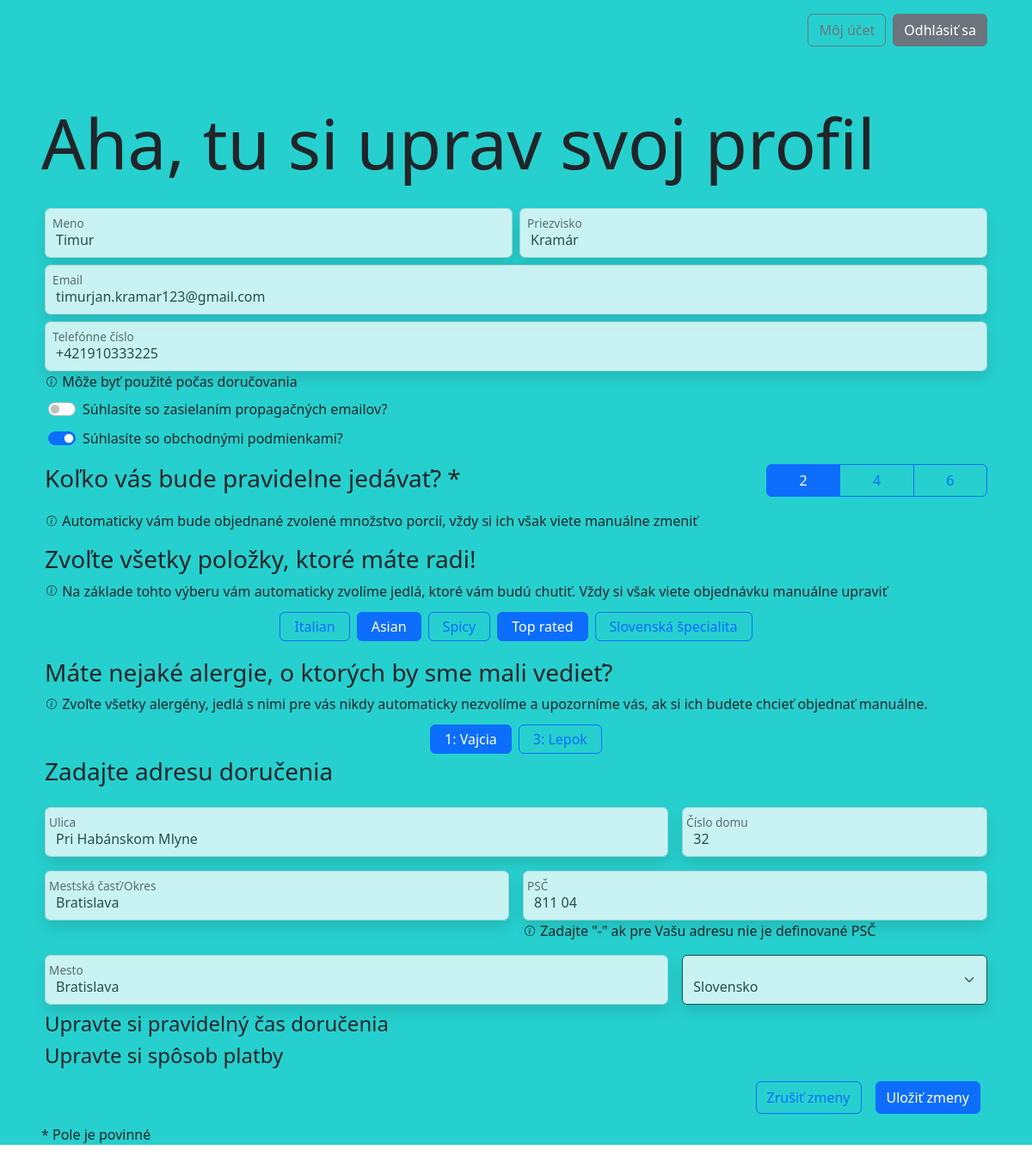
Screenshot of /my_account (signed in) with the database file from the repository.
### home/models.py (models this page shows, shortened)
class UserProfile(models.Model):
    user_name = models.OneToOneField(User, related_name='profile', on_delete=models.DO_NOTHING)
    email = models.EmailField(max_length=254,blank=False)
    phone = models.CharField(max_length=20,blank=False)
    food_preferences = models.ManyToManyField(
        'recepty.FoodAttribute',
        related_name="users",
        blank=True
    )
    alergies = models.ManyToManyField(
        'recepty.Alergen',
        related_name="users",
        blank=True
    )
    portions_options = [(2, "2"), (4, "4"), (6, "6")]
    num_portions = models.IntegerField(default=2, choices=portions_options, blank=False)
    street = models.CharField(max_length=150,blank=True)
    house_no = models.CharField(max_length=8, blank=False)
    district = models.CharField(max_length=50,blank=False)
    city = models.CharField(max_length=100,blank=False)
    postal = models.CharField(max_length=6,blank=False)
    country = models.CharField(max_length=16, blank=False)
    newsletter = models.BooleanField(default=False)
    terms_conditions = models.BooleanField(default=False)
    pescetarian = models.BooleanField(verbose_name="Pescetarian",default=False)
    vegetarian = models.BooleanField(verbose_name="Vegetarian",default=False)
    vegan = models.BooleanField(verbose_name="Vegan",default=False)
    gluten_free = models.BooleanField(verbose_name="Gluten Free",default=False)

### recepty/models.py (models this page shows)
class FoodAttribute(models.Model):
    attr = models.CharField(max_length=255)
    def __str__(self):
        return self.attr

### home/views.py (the view)
# urls.py: path("my_account", views.my_account_view, name="my_account"),
@login_required
def my_account_view(request):
    if request.method == "POST":
        form = EditProfile(request.POST)
        if form.is_valid():
            return HttpResponseRedirect(reverse('home:home'))
        else:
            pass
    districts = [x[0] for x in CityDistrictPostal.objects.values_list("district").distinct()]
    cities = [x[0] for x in CityDistrictPostal.objects.values_list("city").distinct()]
    postal_codes = [x[0] for x in CityDistrictPostal.objects.values_list("postal").distinct()]
    print(postal_codes)
    streets = Streets.objects.all()
    context = {
        "form": EditProfile(
            initial={
                'firstname': request.user.first_name,
                'lastname': request.user.last_name,
                'email': request.user.email,
                'phone': request.user.profile.phone,
                'newsletter': request.user.profile.newsletter,
                'terms_conditions': request.user.profile.terms_conditions,
                'food_attributes': request.user.profile.food_preferences.all(),
                'alergies': request.user.profile.alergies.all(),
                'street': request.user.profile.street,
                'house_no': request.user.profile.house_no,
                'district': request.user.profile.district,
                'city': request.user.profile.city,
                'postal': request.user.profile.postal,
                'country': request.user.profile.country,
            }
        ),
        'districts': districts,
        'cities': cities,
        'postal_codes': postal_codes,
        'streets': streets
    }
    return render(request,"home/my_account.html",context)

### home/forms.py
class EditProfile(SignupForm):
    def __init__(self,*args, **kwargs):
        super().__init__(*args, **kwargs)
        self.helper = FormHelper(self)
        self.helper.form_action = reverse('home:my_account')
        self.helper.form_id = 'LoginForm'
        self.helper.form_class = 'needs-validation'
        self.helper.attrs = {'novalidate':''}
        self.fields.pop('password1')
        self.fields.pop('password2')

### home/models.py (called while the page is built)
    def get_user(self, user_id):
        try:
            user = UserModel.objects.get(pk=user_id)
        except UserModel.DoesNotExist:
            return None
        return user if self.user_can_authenticate(user) else None

### recepty/models.py (called while the page is built)
    def __str__(self):
        return f"{self.code}: {self.title}"

### home/templates/home/my_account.html (shortened to what this page needs)
{% extends "base.html" %}
{% load crispy_forms_tags %}
{% load static %}
{% block my_account %}
<div class="m-5">
    <h1 class="my-account">Aha, tu si uprav svoj profil</h1>
    <form class="frm p-1 needs-validation" id="MyAccount" novalidate action="{% url 'home:my_account' %}" method="post">
        <div class="row g-2 my-2">
            <div class="col-sm-6 form-floating">
                {{ form.firstname }}
                <label for="{{ form.firstname.id_for_label }}">
                </label>
            </div>
            <div class="col-sm-6 form-floating">
                {{ form.lastname }}
                <label for="{{ form.lastname.id_for_label }}">
                </label>
            </div>
            <div class="col-12 form-floating">
                {{ form.email }}
                <label for="{{ form.email.id_for_label }}">
                </label>
            </div>
            <div class="col-12 form-floating">
                {{ form.phone }}
                <label for="{{ form.phone.id_for_label }}">
                </label>
                <p class="my-0">
                    {{ form.phone.help_text }}
                </p>
            </div>
            <div class="col-12 form-check form-switch mx-2">
                {{ form.newsletter }}
                <label for="{{ form.newsletter.id_for_label }}" class="form-check-label">
                    {{ form.newsletter.label }}
                </label>
            </div>
            <div class="col-12 form-check form-switch mx-2">
                {{ form.terms_conditions }}
                <label for="{{ form.terms_conditions.id_for_label }}" class="form-check-label">
                    {{ form.terms_conditions.label }}
                </label>
            </div>
        </div>
        <div class="row mb-2">
            <h3 class="col-9 my-2">
                Koľko vás bude pravidelne jedávať? *
            </h3>
            <div class="btn-group col-3 my-2" role="group" aria-label="radio toggle">
                {% for attr in form.num_portions %}
                    <label class="btn btn-outline-primary" for="{{ attr.id_for_label }}">
                        {{ attr.choice_label }}
                    </label>
                {% endfor %}
            </div>
        </div>
        <p class="fw-lighter mb-2">
            Automaticky vám bude objednané zvolené množstvo porcií, vždy si ich však viete manuálne zmeniť
        </p>
        <h3 class="mt-3">
            Zvoľte všetky položky, ktoré máte radi!
        </h3>
        <p class="fw-lighter mb-2 ">
            Na základe tohto výberu vám automaticky zvolíme jedlá, ktoré vám budú chutiť.
            Vždy si však viete objednávku manuálne upraviť
        </p>
        <div class="d-flex flex-wrap justify-content-center">
            {% for attr in form.food_attributes %}
                <div>
                    <label class="{{ form.fields.food_attributes.label_classes }}" for="{{ attr.id_for_label }}">
                        {{ attr.choice_label }}
                    </label>
                </div>
            {% endfor %}
        </div>
        <h3 class="mt-3">
            Máte nejaké alergie, o ktorých by sme mali vedieť?
        </h3>
        <p class="fw-lighter mb-2">
            Zvoľte všetky alergény, jedlá s nimi pre vás nikdy automaticky nezvolíme a upozorníme vás,
            ak si ich budete chcieť objednať manuálne.
        </p>
        <div class="d-flex flex-wrap justify-content-center">
            {% for attr in form.alergies %}
                <label class="{{ form.fields.food_attributes.label_classes }}" for="{{ attr.id_for_label }}">
                    {{ attr.choice_label }}
                </label>
            {% endfor %}
        </div>
        <h3>Zadajte adresu doručenia</h3>
        <div class="row g-3 my-2">
            <div class="col-sm-8 form-floating">
                {{ form.street }}
                <label for="{{ form.street.id_for_label }}">
                </label>
            </div>
            <div class="col-sm-4 form-floating">
                {{ form.house_no }}
                <label for="{{ form.house_no.id_for_label }}">
                </label>
            </div>
            <div class="col-sm-6 form-floating">
                {{ form.district }}
                <label for="{{ form.district.id_for_label }}">
                </label>
            </div>
            <div class="col-sm-6 form-floating">
                {{ form.postal }}
                <label for="{{ form.postal.id_for_label }}">
                </label>
                <p class="my-0">
                    {{ form.postal.help_text }}
                </p>
            </div>
            <div class="col-sm-8 form-floating">
                {{ form.city }}
                <label for="{{ form.city.id_for_label }}">
                </label>
            </div>
            <div class="col-sm-4 form-floating">
                {{ form.country }}
            </div>
        </div>
        <h4>Upravte si pravidelný čas doručenia</h4>
        <h4>Upravte si spôsob platby</h4>
        <div class="d-flex justify-content-end mt-3 g-3">
            <a class="btn btn-outline-primary mx-2" role="button" href="{% url 'home:my_account' %}">
                Zrušiť zmeny
            </a>
            <button type="submit" class="btn btn-primary mx-2" id="submit">
                Uložiť zmeny
            </button>
        </div>
    </form>
    <p class="mt-2">* Pole je povinné</p>
</div>
{% endblock %}

### templates/base.html (shortened to what this page needs)
{% load static %}
<!DOCTYPE html>
<html lang="sk">
<head>
    <link href="{% static 'style.css' %}" rel="stylesheet">
    <link rel="stylesheet" href="https://cdn.jsdelivr.net/npm/bootstrap-icons@1.9.1/font/bootstrap-icons.css">
</head>
<body class="home">
    {% load crispy_forms_tags %}
<section class="landing-view w-100">
    <nav class="navbar navbar-expand py-3 sticky-top">
        <div class="container-fluid px-5">
            <div class="collapse navbar-collapse" id="navmenu">
                <ul class="navbar-nav ms-auto">
                    {% if request.user.is_authenticated %}
                    <li class="nav-item mx-1">
                        <a class="btn btn-outline-secondary" role="button" href="{% url 'home:my_account' %}">Môj účet</a>
                    </li>
                    <li class="nav-item mx-1">
                        <a class="btn btn-secondary" role="button" href="{% url 'home:logout' %}">Odhlásiť sa</a>
                    </li>
                    {% endif %}
                </ul>
            </div>
        </div>
    </nav>
    {% block my_account %}
    {% endblock %}
</section>
</body>
</html>

### rows the page displays
UserProfile: phone "+421910333225", terms_conditions "☑", street "Pri Habánskom Mlyne", house_no "32", district "Bratislava", postal "811 04", city "Bratislava", country "Slovensko"
FoodAttribute: choice_label "Italian"
FoodAttribute: choice_label "Asian"
FoodAttribute: choice_label "Spicy"
FoodAttribute: choice_label "Top rated"
FoodAttribute: choice_label "Slovenská špecialita"

### other values shown
{{ attr.choice_label }} "2" "4" "6"
{{ attr.choice_label }} "1: Vajcia" "3: Lepok"
